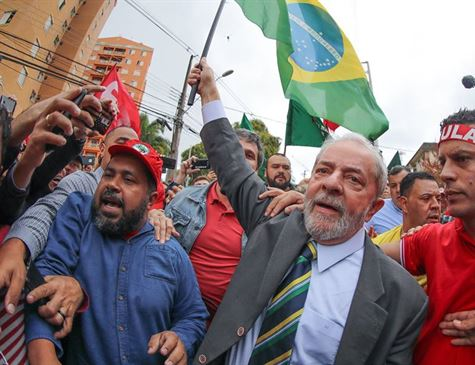
#> input picture Computer Vision/Aula2-VisãoComputacional/img/lula.jpg, 475 x 365 px, found by its file name
$ python 12-templatematching-scratch.py
#> lines starting #> are read from the running program, lines starting #| are printed output that depends on the picture
import cv2
import matplotlib.pyplot as plt
# ----
full = cv2.imread('Aula2-VisãoComputacional/img/lula.jpg')
#> full is the input picture: shape (365, 475, 3); mean B, G, R 120.5, 119.1, 134
full = cv2.cvtColor(full, cv2.COLOR_BGR2RGB)
# [9 lines of commented-out code are left out]
face = full[120:245, 300:400]
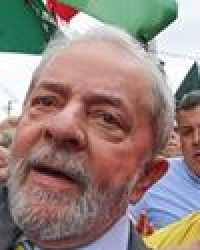
#> face: shape (125, 100, 3) (shown 2 times larger); mean R, G, B 150.1, 131.4, 125.7

methods = ["cv2.TM_CCOEFF", "cv2.TM_CCOEFF_NORMED", "cv2.TM_CCOR", "cv2.TM_SQDIFF",
           "cv2.TM_SQDIFF_NORMED"]
my_method = eval("cv2.TM_CCOEFF")

res = cv2.matchTemplate(full, face, my_method)
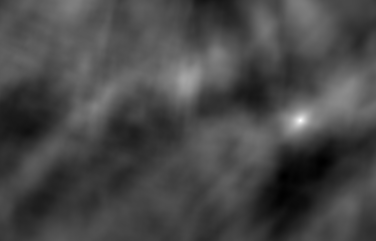
#> res: shape (241, 376) float32; min -37894508, max 133822736, mean 10568454; drawn with min black and max white
plt.imshow(res)
plt.imshow(full)
plt.show()
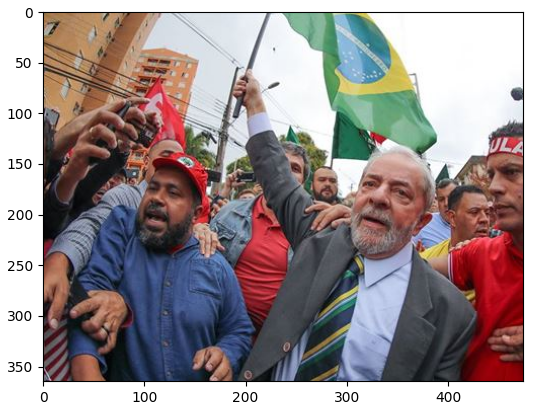
#> figure drawn by matplotlib, 1 panel

# for i in methods:
#     full_copy = full.copy()

#     method = i

$ run again, with Computer Vision/Aula2-VisãoComputacional/img/example.jpg copied over Computer Vision/Aula2-VisãoComputacional/img/lula.jpg
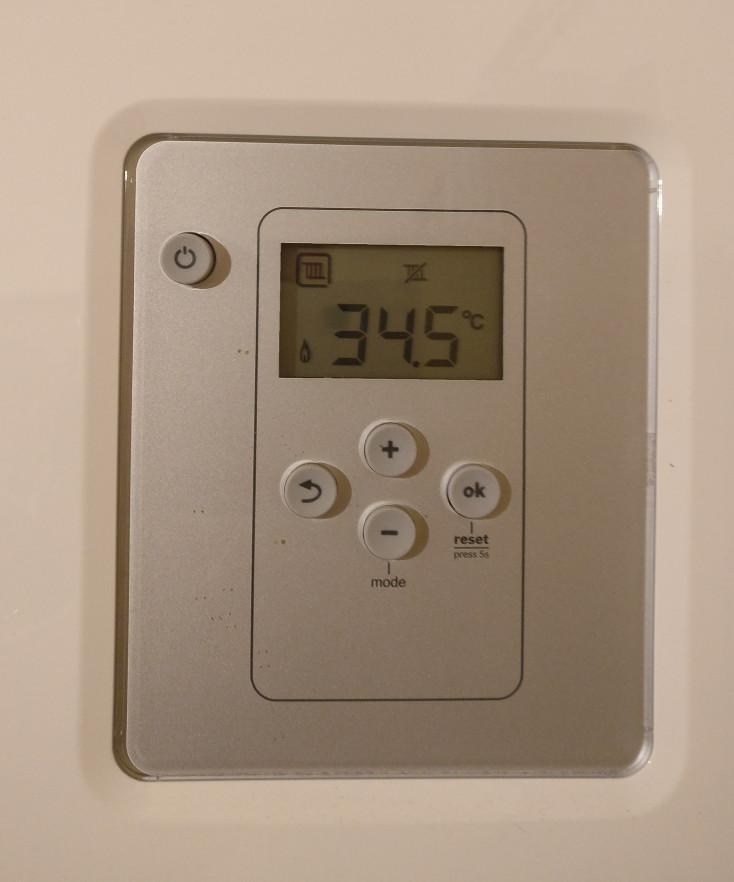
#> input picture Computer Vision/Aula2-VisãoComputacional/img/example.jpg, 734 x 882 px, found by its file name
#> full is the input picture: shape (882, 734, 3); mean B, G, R 129, 147.5, 166.8
#> `res = cv2.matchTemplate(full, face, my_method)`:
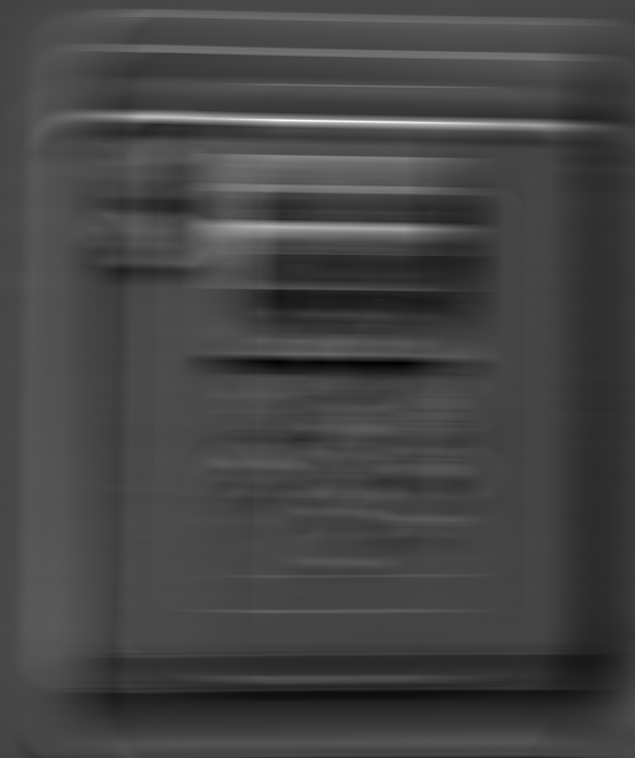
#> res: shape (758, 635) float32; min -6343322, max 17618480, mean 149335.1; drawn with min black and max white
#> `plt.show()`:
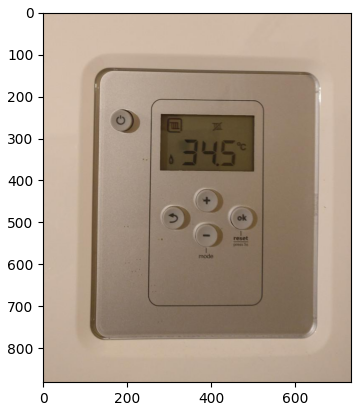
#> figure drawn by matplotlib, 1 panel
